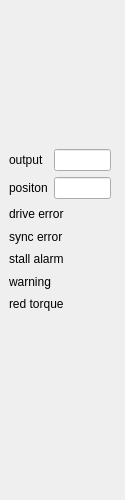
<?xml version="1.0" encoding="UTF-8"?>
<ui version="4.0">
 <class>Form</class>
 <widget class="QWidget" name="Form">
  <property name="geometry">
   <rect>
    <x>0</x>
    <y>0</y>
    <width>125</width>
    <height>500</height>
   </rect>
  </property>
  <property name="windowTitle">
   <string>Form</string>
  </property>
  <widget class="caInclude" name="cainclude">
   <property name="enabled">
    <bool>true</bool>
   </property>
   <property name="geometry">
    <rect>
     <x>0</x>
     <y>0</y>
     <width>128</width>
     <height>500</height>
    </rect>
   </property>
   <property name="macro">
    <string>IOC=$(IOC),MasterID=$(MasterID),SlaveID=$(SlaveID)</string>
   </property>
   <property name="filename" stdset="0">
    <string notr="true">ecmcE_slave_frame.ui</string>
   </property>
  </widget>
  <widget class="caByte" name="cabyte_7">
   <property name="geometry">
    <rect>
     <x>10</x>
     <y>80</y>
     <width>22</width>
     <height>22</height>
    </rect>
   </property>
   <property name="channel" stdset="0">
    <string notr="true">$(IOC):m$(MasterID)s$(SlaveID)-Drv01-Stat</string>
   </property>
   <property name="direction">
    <enum>caByte::Right</enum>
   </property>
   <property name="startBit">
    <number>1</number>
   </property>
   <property name="endBit">
    <number>1</number>
   </property>
   <property name="colorMode">
    <enum>caByte::Static</enum>
   </property>
   <property name="foreground" stdset="0">
    <color>
     <red>0</red>
     <green>85</green>
     <blue>0</blue>
    </color>
   </property>
  </widget>
  <widget class="caByte" name="cabyte_4">
   <property name="geometry">
    <rect>
     <x>10</x>
     <y>60</y>
     <width>44</width>
     <height>22</height>
    </rect>
   </property>
   <property name="channel" stdset="0">
    <string notr="true">$(IOC):m$(MasterID)s$(SlaveID)-Drv01-Stat</string>
   </property>
   <property name="direction">
    <enum>caByte::Right</enum>
   </property>
   <property name="startBit">
    <number>4</number>
   </property>
   <property name="endBit">
    <number>5</number>
   </property>
   <property name="colorMode">
    <enum>caByte::Static</enum>
   </property>
   <property name="foreground" stdset="0">
    <color>
     <red>0</red>
     <green>85</green>
     <blue>0</blue>
    </color>
   </property>
  </widget>
  <widget class="caByte" name="cabyte_6">
   <property name="geometry">
    <rect>
     <x>10</x>
     <y>100</y>
     <width>44</width>
     <height>22</height>
    </rect>
   </property>
   <property name="toolTip">
    <string>&lt;html&gt;&lt;head/&gt;&lt;body&gt;&lt;p&gt;digital inputs 1 and 2&lt;/p&gt;&lt;/body&gt;&lt;/html&gt;</string>
   </property>
   <property name="channel" stdset="0">
    <string notr="true">$(IOC):m$(MasterID)s$(SlaveID)-Drv01-Stat</string>
   </property>
   <property name="direction">
    <enum>caByte::Right</enum>
   </property>
   <property name="startBit">
    <number>11</number>
   </property>
   <property name="endBit">
    <number>12</number>
   </property>
   <property name="colorMode">
    <enum>caByte::Static</enum>
   </property>
   <property name="foreground" stdset="0">
    <color>
     <red>0</red>
     <green>85</green>
     <blue>0</blue>
    </color>
   </property>
  </widget>
  <widget class="caByte" name="cabyte_3">
   <property name="geometry">
    <rect>
     <x>10</x>
     <y>40</y>
     <width>44</width>
     <height>22</height>
    </rect>
   </property>
   <property name="channel" stdset="0">
    <string notr="true">$(IOC):m$(MasterID)s$(SlaveID)-Drv01-Stat</string>
   </property>
   <property name="direction">
    <enum>caByte::Right</enum>
   </property>
   <property name="startBit">
    <number>8</number>
   </property>
   <property name="endBit">
    <number>9</number>
   </property>
   <property name="colorMode">
    <enum>caByte::Static</enum>
   </property>
   <property name="foreground" stdset="0">
    <color>
     <red>0</red>
     <green>85</green>
     <blue>0</blue>
    </color>
   </property>
  </widget>
  <widget class="caFrame" name="caframe">
   <property name="geometry">
    <rect>
     <x>0</x>
     <y>140</y>
     <width>120</width>
     <height>181</height>
    </rect>
   </property>
   <layout class="QVBoxLayout" name="verticalLayout">
    <item>
     <layout class="QGridLayout" name="gridLayout_7" columnstretch="1,2">
      <item row="0" column="0">
       <widget class="caLabel" name="calabel_9">
        <property name="text">
         <string>output</string>
        </property>
       </widget>
      </item>
      <item row="0" column="1">
       <widget class="caLineEdit" name="calineedit_2">
        <property name="alignment">
         <set>Qt::AlignRight|Qt::AlignTrailing|Qt::AlignVCenter</set>
        </property>
        <property name="channel" stdset="0">
         <string notr="true">$(IOC):m$(MasterID)s$(SlaveID)-Drv01-Spd-RB</string>
        </property>
        <property name="background">
         <color alpha="0">
          <red>160</red>
          <green>160</green>
          <blue>164</blue>
         </color>
        </property>
        <property name="colorMode">
         <enum>caLineEdit::Static</enum>
        </property>
        <property name="precisionMode">
         <enum>caLineEdit::User</enum>
        </property>
       </widget>
      </item>
      <item row="1" column="0">
       <widget class="caLabel" name="calabel_10">
        <property name="text">
         <string>positon</string>
        </property>
       </widget>
      </item>
      <item row="1" column="1">
       <widget class="caLineEdit" name="calineedit">
        <property name="toolTip">
         <string>&lt;html&gt;&lt;head/&gt;&lt;body&gt;&lt;p&gt;internal step counter&lt;/p&gt;&lt;p&gt;WARNING: uint16, beware the overflow&lt;/p&gt;&lt;/body&gt;&lt;/html&gt;</string>
        </property>
        <property name="alignment">
         <set>Qt::AlignRight|Qt::AlignTrailing|Qt::AlignVCenter</set>
        </property>
        <property name="channel" stdset="0">
         <string notr="true">$(IOC):m$(MasterID)s$(SlaveID)-Enc01-PosAct</string>
        </property>
        <property name="background">
         <color alpha="0">
          <red>160</red>
          <green>160</green>
          <blue>164</blue>
         </color>
        </property>
        <property name="colorMode">
         <enum>caLineEdit::Static</enum>
        </property>
        <property name="precisionMode">
         <enum>caLineEdit::User</enum>
        </property>
       </widget>
      </item>
     </layout>
    </item>
    <item>
     <layout class="QGridLayout" name="gridLayout" rowstretch="1,1,1,1,1" columnstretch="5,0">
      <item row="2" column="1">
       <widget class="caLed" name="caled_5">
        <property name="minimumSize">
         <size>
          <width>18</width>
          <height>18</height>
         </size>
        </property>
        <property name="toolTip">
         <string>&lt;html&gt;&lt;head/&gt;&lt;body&gt;&lt;p&gt;E-Bus Power Status&lt;/p&gt;&lt;/body&gt;&lt;/html&gt;</string>
        </property>
        <property name="rectangular">
         <bool>true</bool>
        </property>
        <property name="gradientEnabled">
         <bool>false</bool>
        </property>
        <property name="channel" stdset="0">
         <string notr="true">$(IOC):m$(MasterID)s$(SlaveID)-Drv01-StlAlrm</string>
        </property>
        <property name="colorMode">
         <enum>caLed::Static</enum>
        </property>
        <property name="falseColor">
         <color>
          <red>170</red>
          <green>0</green>
          <blue>0</blue>
         </color>
        </property>
        <property name="trueColor">
         <color>
          <red>0</red>
          <green>85</green>
          <blue>0</blue>
         </color>
        </property>
        <property name="trueValue">
         <string notr="true">0</string>
        </property>
        <property name="falseValue">
         <string notr="true">1</string>
        </property>
       </widget>
      </item>
      <item row="3" column="0">
       <widget class="caLabel" name="calabel_8">
        <property name="toolTip">
         <string>&lt;html&gt;&lt;head/&gt;&lt;body&gt;&lt;p&gt;E-Bus Power Status&lt;/p&gt;&lt;/body&gt;&lt;/html&gt;</string>
        </property>
        <property name="text">
         <string>warning</string>
        </property>
       </widget>
      </item>
      <item row="1" column="0">
       <widget class="caLabel" name="calabel_7">
        <property name="toolTip">
         <string>&lt;html&gt;&lt;head/&gt;&lt;body&gt;&lt;p&gt;E-Bus Power Status&lt;/p&gt;&lt;/body&gt;&lt;/html&gt;</string>
        </property>
        <property name="text">
         <string>sync error</string>
        </property>
       </widget>
      </item>
      <item row="4" column="1">
       <widget class="caByte" name="cabyte_10">
        <property name="minimumSize">
         <size>
          <width>18</width>
          <height>18</height>
         </size>
        </property>
        <property name="toolTip">
         <string>&lt;html&gt;&lt;head/&gt;&lt;body&gt;&lt;p&gt;reduced torque, aka holding current&lt;/p&gt;&lt;/body&gt;&lt;/html&gt;</string>
        </property>
        <property name="channel" stdset="0">
         <string notr="true">$(IOC):m$(MasterID)s$(SlaveID)-Drv01-Stat</string>
        </property>
        <property name="direction">
         <enum>caByte::Right</enum>
        </property>
        <property name="startBit">
         <number>6</number>
        </property>
        <property name="endBit">
         <number>6</number>
        </property>
        <property name="colorMode">
         <enum>caByte::Static</enum>
        </property>
        <property name="foreground" stdset="0">
         <color>
          <red>0</red>
          <green>85</green>
          <blue>0</blue>
         </color>
        </property>
       </widget>
      </item>
      <item row="2" column="0">
       <widget class="caLabel" name="calabel_6">
        <property name="toolTip">
         <string>&lt;html&gt;&lt;head/&gt;&lt;body&gt;&lt;p&gt;E-Bus Power Status&lt;/p&gt;&lt;/body&gt;&lt;/html&gt;</string>
        </property>
        <property name="text">
         <string>stall alarm</string>
        </property>
       </widget>
      </item>
      <item row="3" column="1">
       <widget class="caLed" name="caled_7">
        <property name="minimumSize">
         <size>
          <width>18</width>
          <height>18</height>
         </size>
        </property>
        <property name="toolTip">
         <string>&lt;html&gt;&lt;head/&gt;&lt;body&gt;&lt;p&gt;E-Bus Power Status&lt;/p&gt;&lt;/body&gt;&lt;/html&gt;</string>
        </property>
        <property name="rectangular">
         <bool>true</bool>
        </property>
        <property name="gradientEnabled">
         <bool>false</bool>
        </property>
        <property name="channel" stdset="0">
         <string notr="true">$(IOC):m$(MasterID)s$(SlaveID)-Drv01-WrnAlrm</string>
        </property>
        <property name="colorMode">
         <enum>caLed::Static</enum>
        </property>
        <property name="falseColor">
         <color>
          <red>255</red>
          <green>170</green>
          <blue>0</blue>
         </color>
        </property>
        <property name="trueColor">
         <color>
          <red>0</red>
          <green>85</green>
          <blue>0</blue>
         </color>
        </property>
        <property name="trueValue">
         <string notr="true">0</string>
        </property>
        <property name="falseValue">
         <string notr="true">1</string>
        </property>
       </widget>
      </item>
      <item row="1" column="1">
       <widget class="caLed" name="caled_6">
        <property name="minimumSize">
         <size>
          <width>18</width>
          <height>18</height>
         </size>
        </property>
        <property name="toolTip">
         <string>&lt;html&gt;&lt;head/&gt;&lt;body&gt;&lt;p&gt;E-Bus Power Status&lt;/p&gt;&lt;/body&gt;&lt;/html&gt;</string>
        </property>
        <property name="rectangular">
         <bool>true</bool>
        </property>
        <property name="gradientEnabled">
         <bool>false</bool>
        </property>
        <property name="channel" stdset="0">
         <string notr="true">$(IOC):m$(MasterID)s$(SlaveID)-Drv01-SyncErrAlrm</string>
        </property>
        <property name="colorMode">
         <enum>caLed::Static</enum>
        </property>
        <property name="falseColor">
         <color>
          <red>170</red>
          <green>0</green>
          <blue>0</blue>
         </color>
        </property>
        <property name="trueColor">
         <color>
          <red>0</red>
          <green>85</green>
          <blue>0</blue>
         </color>
        </property>
        <property name="trueValue">
         <string notr="true">0</string>
        </property>
        <property name="falseValue">
         <string notr="true">1</string>
        </property>
       </widget>
      </item>
      <item row="0" column="1">
       <widget class="caLed" name="caled_3">
        <property name="minimumSize">
         <size>
          <width>18</width>
          <height>18</height>
         </size>
        </property>
        <property name="toolTip">
         <string>&lt;html&gt;&lt;head/&gt;&lt;body&gt;&lt;p&gt;E-Bus Power Status&lt;/p&gt;&lt;/body&gt;&lt;/html&gt;</string>
        </property>
        <property name="rectangular">
         <bool>true</bool>
        </property>
        <property name="gradientEnabled">
         <bool>false</bool>
        </property>
        <property name="channel" stdset="0">
         <string notr="true">$(IOC):m$(MasterID)s$(SlaveID)-Drv01-ErrAlrm</string>
        </property>
        <property name="colorMode">
         <enum>caLed::Static</enum>
        </property>
        <property name="falseColor">
         <color>
          <red>170</red>
          <green>0</green>
          <blue>0</blue>
         </color>
        </property>
        <property name="trueColor">
         <color>
          <red>0</red>
          <green>85</green>
          <blue>0</blue>
         </color>
        </property>
        <property name="trueValue">
         <string notr="true">0</string>
        </property>
        <property name="falseValue">
         <string notr="true">1</string>
        </property>
       </widget>
      </item>
      <item row="4" column="0">
       <widget class="caLabel" name="calabel_4">
        <property name="toolTip">
         <string>&lt;html&gt;&lt;head/&gt;&lt;body&gt;&lt;p&gt;E-Bus Power Status&lt;/p&gt;&lt;/body&gt;&lt;/html&gt;</string>
        </property>
        <property name="text">
         <string>red torque</string>
        </property>
       </widget>
      </item>
      <item row="0" column="0">
       <widget class="caLabel" name="calabel_5">
        <property name="toolTip">
         <string>&lt;html&gt;&lt;head/&gt;&lt;body&gt;&lt;p&gt;E-Bus Power Status&lt;/p&gt;&lt;/body&gt;&lt;/html&gt;</string>
        </property>
        <property name="text">
         <string>drive error</string>
        </property>
       </widget>
      </item>
     </layout>
    </item>
   </layout>
  </widget>
 </widget>
 <customwidgets>
  <customwidget>
   <class>caFrame</class>
   <extends>QFrame</extends>
   <header>caFrame</header>
   <container>1</container>
  </customwidget>
  <customwidget>
   <class>caLabel</class>
   <extends>QLabel</extends>
   <header>caLabel</header>
  </customwidget>
  <customwidget>
   <class>caInclude</class>
   <extends>QWidget</extends>
   <header>caInclude</header>
  </customwidget>
  <customwidget>
   <class>caLed</class>
   <extends>QWidget</extends>
   <header>caLed</header>
  </customwidget>
  <customwidget>
   <class>caLineEdit</class>
   <extends>QLineEdit</extends>
   <header>caLineEdit</header>
  </customwidget>
  <customwidget>
   <class>caByte</class>
   <extends>QWidget</extends>
   <header>caByte</header>
  </customwidget>
 </customwidgets>
 <resources/>
 <connections/>
</ui>
